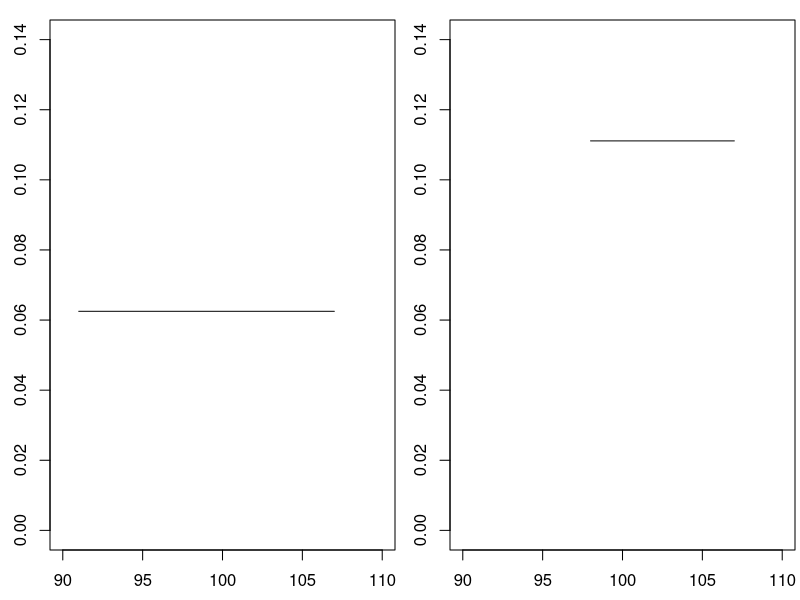
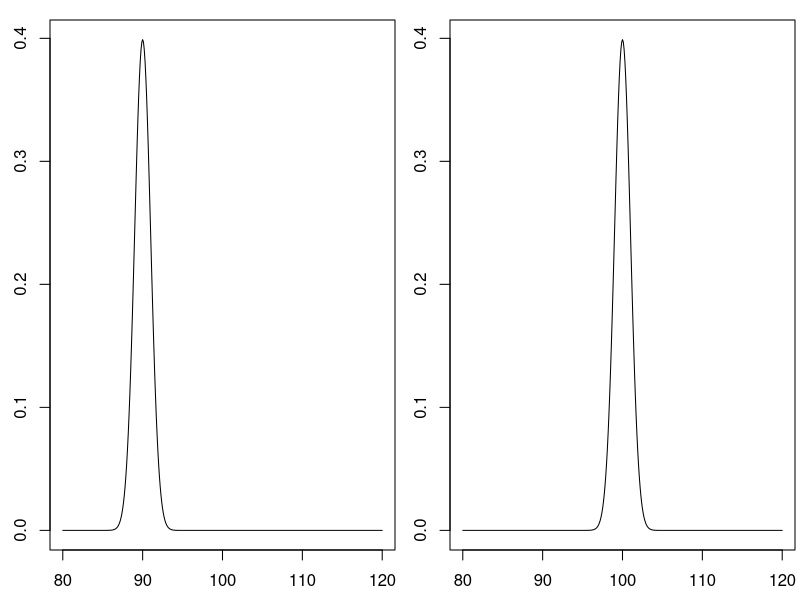
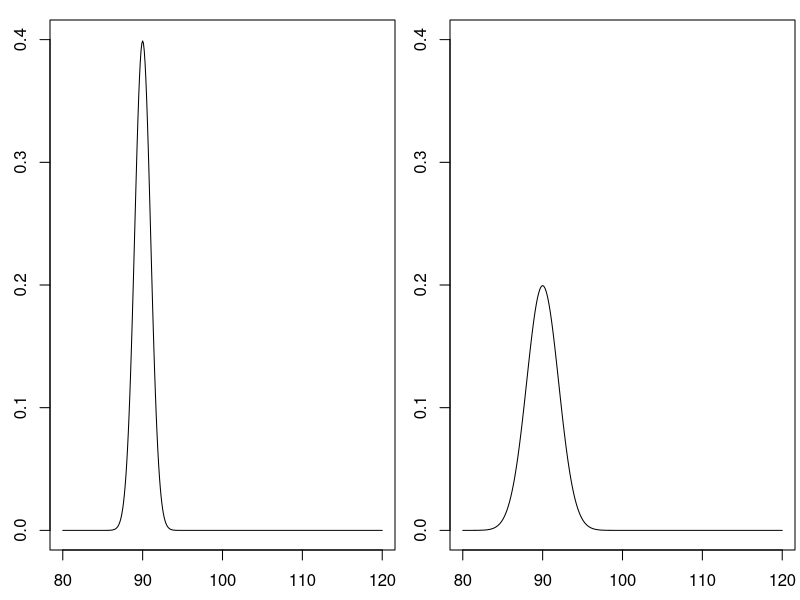

R code for these plots, in order:
## ---- chunk 1
knitr::opts_chunk$set(echo = TRUE, message = FALSE, warning = FALSE)
## ---- chunk 2
f0 <- function(L,a=0,b=1){
# Make sure a < L < b when using this function. Also make sure a < b.
rep(1/(b-a),length(L))
}

b <- 107
par(mfrow=c(1,2),mar=c(2.5,2.5,1,0.25))
a1 <- 91
L1 <- seq(a1,b,0.1)
plot(L1,f0(L1,a1,b),type='l',xlim=c(90,110),ylim=c(0,0.14))
a2 <- 98
L2 <- seq(a2,b,0.1)
plot(L2,f0(L2,a2,b),type='l',xlim=c(90,110),ylim=c(0,0.14))
mtext('Changing a in f0', side = 3, line = 0, outer = TRUE)
## ---- chunk 3
f1 <- function(L,h=0,a=1){
# This function can be evaluated at any value of L. Make sure h > 0 and a > 0.
1/sqrt(2*pi*a)*exp(-(L-h)^2/(2*a))
}

a <- 1
L <- seq(80,120,0.1)
par(mfrow=c(1,2),mar=c(2.5,2.5,1,0.25))
h1 <- 90
plot(L,f1(L,h1,a),type='l',xlim=c(80,120))
h2 <- 100
plot(L,f1(L,h2,a),type='l',xlim=c(80,120))
mtext('Changing h in f1', side = 3, line = 0, outer = TRUE)
## ---- chunk 4
h <- 90
L <- seq(80,120,0.1)
par(mfrow=c(1,2),mar=c(2.5,2.5,1,0.25))
a1 <- 1
plot(L,f1(L,h,a1),type='l',xlim=c(80,120),ylim=c(0,0.4))
a2 <- 4
plot(L,f1(L,h,a2),type='l',xlim=c(80,120),ylim=c(0,0.4))
mtext('Changing a in f1', side = 3, line = 0, outer = TRUE)
## ---- chunk 5
f2 <- function(L,h=0,a=1,b=5){
# Make sure L is greater than or equal to h when using this function. Also make sure a > 0 and b > 0.
b^a/gamma(a)*(L-h)^(a-1)*exp(-b*(L-h))
}

# a <- [your selected value]
# b <- [your selected value]
# 
# par(mfrow=c(1,2),mar=c(2.5,2.5,1,0.25))
# h1 <- [your selected value]
# L1 <- seq(h1,120,0.1)
# plot(L1,f2(L1,h1,a,b),type='l',xlim=c(80,120))
# h2 <- [your selected value]
# L2 <- seq(h2,120,0.1)
# plot(L2,f2(L2,h2,a,b),type='l',xlim=c(80,120))
# mtext('Changing h in f2', side = 3, line = 0, outer = TRUE)
## ---- chunk 6
# h <- [your selected value]
# b <- [your selected value]
# L <- seq(h,120,0.1)
# 
# par(mfrow=c(1,2),mar=c(2.5,2.5,1,0.25))
# a1 <- [your selected value]
# plot(L,f2(L,h,a1,b),type='l',xlim=c(80,120))
# a2 <- [your selected value]
# plot(L,f2(L,h,a2,b),type='l',xlim=c(80,120))
# mtext('Changing a in f2', side = 3, line = 0, outer = TRUE)
## ---- chunk 7
# h <- [your selected value]
# a <- [your selected value]
# L <- seq(h,120,0.1)
# 
# par(mfrow=c(1,2),mar=c(2.5,2.5,1,0.25))
# b1 <- [your selected value]
# plot(L,f2(L,h,a,b1),type='l',xlim=c(80,120))
# b2 <- [your selected value]
# plot(L,f2(L,h,a,b2),type='l',xlim=c(80,120))
# mtext('Changing b in f2', side = 3, line = 0, outer = TRUE)
